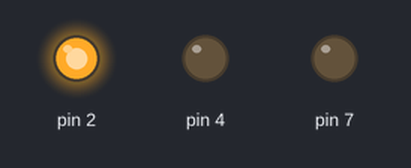
This sketch was run on a simulated Arduino Uno, built with avr-gcc and run on an emulated ATmega328P. On the bench: output pins drawn as LEDs (lit = HIGH).

Above: at 0.5 s.
At 2.5 s:
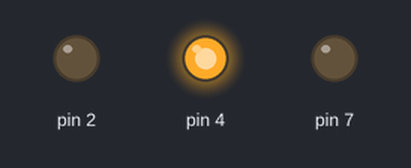
At 4.5 s:
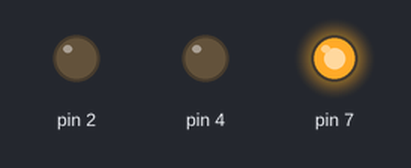
At 5.5 s:
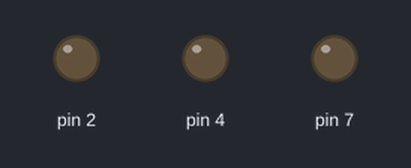
Timing chart, 0 to 7.8 s (numbered marks = the images above):
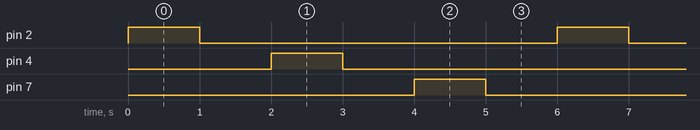

Measured:
- by itself, pin 2, pin 4, pin 7: alternates HIGH for 1.0 s and LOW for 5.0 s
- by itself, everything shown: repeats every 6.0 s, in 6 steps

The sketch:

Chapter3_S1.ino
```cpp
// Step-1: No variables are used in this sketch

//**********************************************************/
// Step-2: INITIALIZE I/O PARAMETERS
//**********************************************************/
void setup()
{
  // initialize digital pins as an output.
  pinMode(2, OUTPUT);
  pinMode(4, OUTPUT);
  pinMode(7, OUTPUT);

}
//**********************************************************/
// Step-3: MAIN PROGRAM
//**********************************************************/
// the loop function runs over and over again forever
void loop()
{
  digitalWrite(2, HIGH);   // turn LED 1 ON
  delay(1000);             // wait for a second
  digitalWrite(2, LOW);    // turn LED 1 OFF
  delay(1000);             // wait for a second

  digitalWrite(4, HIGH);   // turn LED 2 ON
  delay(1000);             // wait for a second
  digitalWrite(4, LOW);    // turn LED 2 OFF
  delay(1000);             // wait for a second

  digitalWrite(7, HIGH);   // turn LED 3 ON
  delay(1000);             // wait for a second
  digitalWrite(7, LOW);    // turn LED 3 OFF
  delay(1000);             // wait for a second
}
```
